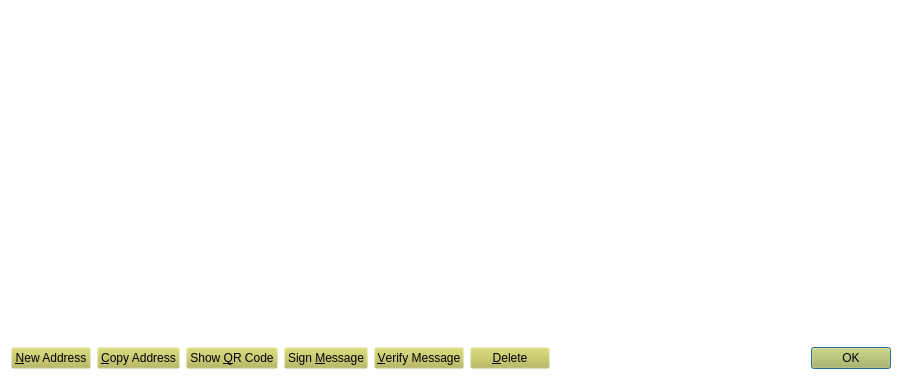
<?xml version="1.0" encoding="UTF-8"?>
<ui version="4.0">
 <class>AddressBookPage</class>
 <widget class="QWidget" name="AddressBookPage">
  <property name="geometry">
   <rect>
    <x>0</x>
    <y>0</y>
    <width>902</width>
    <height>380</height>
   </rect>
  </property>
  <property name="palette">
   <palette>
    <active>
     <colorrole role="WindowText">
      <brush brushstyle="SolidPattern">
       <color alpha="255">
        <red>0</red>
        <green>0</green>
        <blue>0</blue>
       </color>
      </brush>
     </colorrole>
     <colorrole role="Button">
      <brush brushstyle="SolidPattern">
       <color alpha="0">
        <red>182</red>
        <green>184</green>
        <blue>79</blue>
       </color>
      </brush>
     </colorrole>
     <colorrole role="Text">
      <brush brushstyle="SolidPattern">
       <color alpha="255">
        <red>0</red>
        <green>0</green>
        <blue>0</blue>
       </color>
      </brush>
     </colorrole>
     <colorrole role="ButtonText">
      <brush brushstyle="SolidPattern">
       <color alpha="255">
        <red>0</red>
        <green>0</green>
        <blue>0</blue>
       </color>
      </brush>
     </colorrole>
     <colorrole role="Base">
      <brush brushstyle="SolidPattern">
       <color alpha="0">
        <red>182</red>
        <green>184</green>
        <blue>79</blue>
       </color>
      </brush>
     </colorrole>
     <colorrole role="Window">
      <brush brushstyle="SolidPattern">
       <color alpha="0">
        <red>182</red>
        <green>184</green>
        <blue>79</blue>
       </color>
      </brush>
     </colorrole>
     <colorrole role="ToolTipText">
      <brush brushstyle="SolidPattern">
       <color alpha="255">
        <red>255</red>
        <green>252</green>
        <blue>203</blue>
       </color>
      </brush>
     </colorrole>
    </active>
    <inactive>
     <colorrole role="WindowText">
      <brush brushstyle="SolidPattern">
       <color alpha="255">
        <red>0</red>
        <green>0</green>
        <blue>0</blue>
       </color>
      </brush>
     </colorrole>
     <colorrole role="Button">
      <brush brushstyle="SolidPattern">
       <color alpha="0">
        <red>182</red>
        <green>184</green>
        <blue>79</blue>
       </color>
      </brush>
     </colorrole>
     <colorrole role="Text">
      <brush brushstyle="SolidPattern">
       <color alpha="255">
        <red>0</red>
        <green>0</green>
        <blue>0</blue>
       </color>
      </brush>
     </colorrole>
     <colorrole role="ButtonText">
      <brush brushstyle="SolidPattern">
       <color alpha="255">
        <red>0</red>
        <green>0</green>
        <blue>0</blue>
       </color>
      </brush>
     </colorrole>
     <colorrole role="Base">
      <brush brushstyle="SolidPattern">
       <color alpha="0">
        <red>182</red>
        <green>184</green>
        <blue>79</blue>
       </color>
      </brush>
     </colorrole>
     <colorrole role="Window">
      <brush brushstyle="SolidPattern">
       <color alpha="0">
        <red>182</red>
        <green>184</green>
        <blue>79</blue>
       </color>
      </brush>
     </colorrole>
     <colorrole role="ToolTipText">
      <brush brushstyle="SolidPattern">
       <color alpha="255">
        <red>255</red>
        <green>252</green>
        <blue>203</blue>
       </color>
      </brush>
     </colorrole>
    </inactive>
    <disabled>
     <colorrole role="WindowText">
      <brush brushstyle="SolidPattern">
       <color alpha="255">
        <red>190</red>
        <green>190</green>
        <blue>190</blue>
       </color>
      </brush>
     </colorrole>
     <colorrole role="Button">
      <brush brushstyle="SolidPattern">
       <color alpha="0">
        <red>182</red>
        <green>184</green>
        <blue>79</blue>
       </color>
      </brush>
     </colorrole>
     <colorrole role="Text">
      <brush brushstyle="SolidPattern">
       <color alpha="255">
        <red>190</red>
        <green>190</green>
        <blue>190</blue>
       </color>
      </brush>
     </colorrole>
     <colorrole role="ButtonText">
      <brush brushstyle="SolidPattern">
       <color alpha="255">
        <red>190</red>
        <green>190</green>
        <blue>190</blue>
       </color>
      </brush>
     </colorrole>
     <colorrole role="Base">
      <brush brushstyle="SolidPattern">
       <color alpha="0">
        <red>182</red>
        <green>184</green>
        <blue>79</blue>
       </color>
      </brush>
     </colorrole>
     <colorrole role="Window">
      <brush brushstyle="SolidPattern">
       <color alpha="0">
        <red>182</red>
        <green>184</green>
        <blue>79</blue>
       </color>
      </brush>
     </colorrole>
     <colorrole role="ToolTipText">
      <brush brushstyle="SolidPattern">
       <color alpha="255">
        <red>255</red>
        <green>252</green>
        <blue>203</blue>
       </color>
      </brush>
     </colorrole>
    </disabled>
   </palette>
  </property>
  <property name="windowTitle">
   <string>Address Book</string>
  </property>
  <property name="autoFillBackground">
   <bool>false</bool>
  </property>
  <layout class="QVBoxLayout" name="verticalLayout">
   <item>
    <widget class="QLabel" name="labelExplanation">
     <property name="styleSheet">
      <string notr="true">color: rgb(255, 255, 255);</string>
     </property>
     <property name="text">
      <string>These are your bitFlowers addresses for receiving payments. You may want to give a different one to each sender so you can keep track of who is paying you.</string>
     </property>
     <property name="textFormat">
      <enum>Qt::PlainText</enum>
     </property>
     <property name="wordWrap">
      <bool>true</bool>
     </property>
    </widget>
   </item>
   <item>
    <widget class="QTableView" name="tableView">
     <property name="contextMenuPolicy">
      <enum>Qt::CustomContextMenu</enum>
     </property>
     <property name="toolTip">
      <string>Double-click to edit address or label</string>
     </property>
     <property name="tabKeyNavigation">
      <bool>false</bool>
     </property>
     <property name="alternatingRowColors">
      <bool>true</bool>
     </property>
     <property name="selectionMode">
      <enum>QAbstractItemView::SingleSelection</enum>
     </property>
     <property name="selectionBehavior">
      <enum>QAbstractItemView::SelectRows</enum>
     </property>
     <property name="sortingEnabled">
      <bool>true</bool>
     </property>
     <attribute name="verticalHeaderVisible">
      <bool>false</bool>
     </attribute>
    </widget>
   </item>
   <item>
    <layout class="QHBoxLayout" name="horizontalLayout">
     <item>
      <widget class="QPushButton" name="newAddressButton">
       <property name="toolTip">
        <string>Create a new address</string>
       </property>
       <property name="text">
        <string>&amp;New Address</string>
       </property>
       <property name="icon">
        <iconset resource="../bitcoin.qrc">
         <normaloff>:/icons/add</normaloff>:/icons/add</iconset>
       </property>
      </widget>
     </item>
     <item>
      <widget class="QPushButton" name="copyToClipboard">
       <property name="toolTip">
        <string>Copy the currently selected address to the system clipboard</string>
       </property>
       <property name="text">
        <string>&amp;Copy Address</string>
       </property>
       <property name="icon">
        <iconset resource="../bitcoin.qrc">
         <normaloff>:/icons/editcopy</normaloff>:/icons/editcopy</iconset>
       </property>
      </widget>
     </item>
     <item>
      <widget class="QPushButton" name="showQRCode">
       <property name="text">
        <string>Show &amp;QR Code</string>
       </property>
       <property name="icon">
        <iconset resource="../bitcoin.qrc">
         <normaloff>:/icons/qrcode</normaloff>:/icons/qrcode</iconset>
       </property>
      </widget>
     </item>
     <item>
      <widget class="QPushButton" name="signMessage">
       <property name="palette">
        <palette>
         <active>
          <colorrole role="Button">
           <brush brushstyle="SolidPattern">
            <color alpha="0">
             <red>182</red>
             <green>184</green>
             <blue>79</blue>
            </color>
           </brush>
          </colorrole>
          <colorrole role="Base">
           <brush brushstyle="SolidPattern">
            <color alpha="0">
             <red>0</red>
             <green>0</green>
             <blue>0</blue>
            </color>
           </brush>
          </colorrole>
          <colorrole role="Window">
           <brush brushstyle="SolidPattern">
            <color alpha="0">
             <red>0</red>
             <green>0</green>
             <blue>0</blue>
            </color>
           </brush>
          </colorrole>
          <colorrole role="ToolTipText">
           <brush brushstyle="SolidPattern">
            <color alpha="255">
             <red>182</red>
             <green>184</green>
             <blue>79</blue>
            </color>
           </brush>
          </colorrole>
         </active>
         <inactive>
          <colorrole role="Button">
           <brush brushstyle="SolidPattern">
            <color alpha="0">
             <red>182</red>
             <green>184</green>
             <blue>79</blue>
            </color>
           </brush>
          </colorrole>
          <colorrole role="Base">
           <brush brushstyle="SolidPattern">
            <color alpha="0">
             <red>0</red>
             <green>0</green>
             <blue>0</blue>
            </color>
           </brush>
          </colorrole>
          <colorrole role="Window">
           <brush brushstyle="SolidPattern">
            <color alpha="0">
             <red>0</red>
             <green>0</green>
             <blue>0</blue>
            </color>
           </brush>
          </colorrole>
          <colorrole role="ToolTipText">
           <brush brushstyle="SolidPattern">
            <color alpha="255">
             <red>182</red>
             <green>184</green>
             <blue>79</blue>
            </color>
           </brush>
          </colorrole>
         </inactive>
         <disabled>
          <colorrole role="Button">
           <brush brushstyle="SolidPattern">
            <color alpha="0">
             <red>182</red>
             <green>184</green>
             <blue>79</blue>
            </color>
           </brush>
          </colorrole>
          <colorrole role="Base">
           <brush brushstyle="SolidPattern">
            <color alpha="0">
             <red>0</red>
             <green>0</green>
             <blue>0</blue>
            </color>
           </brush>
          </colorrole>
          <colorrole role="Window">
           <brush brushstyle="SolidPattern">
            <color alpha="0">
             <red>0</red>
             <green>0</green>
             <blue>0</blue>
            </color>
           </brush>
          </colorrole>
          <colorrole role="ToolTipText">
           <brush brushstyle="SolidPattern">
            <color alpha="255">
             <red>182</red>
             <green>184</green>
             <blue>79</blue>
            </color>
           </brush>
          </colorrole>
         </disabled>
        </palette>
       </property>
       <property name="toolTip">
        <string>Sign a message to prove you own a bitFlowers address</string>
       </property>
       <property name="text">
        <string>Sign &amp;Message</string>
       </property>
       <property name="icon">
        <iconset resource="../bitcoin.qrc">
         <normaloff>:/icons/edit</normaloff>:/icons/edit</iconset>
       </property>
      </widget>
     </item>
     <item>
      <widget class="QPushButton" name="verifyMessage">
       <property name="toolTip">
        <string>Verify a message to ensure it was signed with a specified bitFlowers address</string>
       </property>
       <property name="text">
        <string>&amp;Verify Message</string>
       </property>
       <property name="icon">
        <iconset resource="../bitcoin.qrc">
         <normaloff>:/icons/transaction_0</normaloff>:/icons/transaction_0</iconset>
       </property>
      </widget>
     </item>
     <item>
      <widget class="QPushButton" name="deleteButton">
       <property name="toolTip">
        <string>Delete the currently selected address from the list</string>
       </property>
       <property name="text">
        <string>&amp;Delete</string>
       </property>
       <property name="icon">
        <iconset resource="../bitcoin.qrc">
         <normaloff>:/icons/remove</normaloff>:/icons/remove</iconset>
       </property>
      </widget>
     </item>
     <item>
      <spacer name="horizontalSpacer">
       <property name="orientation">
        <enum>Qt::Horizontal</enum>
       </property>
       <property name="sizeHint" stdset="0">
        <size>
         <width>40</width>
         <height>20</height>
        </size>
       </property>
      </spacer>
     </item>
     <item>
      <widget class="QDialogButtonBox" name="buttonBox">
       <property name="sizePolicy">
        <sizepolicy hsizetype="Maximum" vsizetype="Fixed">
         <horstretch>0</horstretch>
         <verstretch>0</verstretch>
        </sizepolicy>
       </property>
       <property name="standardButtons">
        <set>QDialogButtonBox::Ok</set>
       </property>
      </widget>
     </item>
    </layout>
   </item>
  </layout>
 </widget>
 <resources>
  <include location="../bitcoin.qrc"/>
 </resources>
 <connections/>
</ui>
